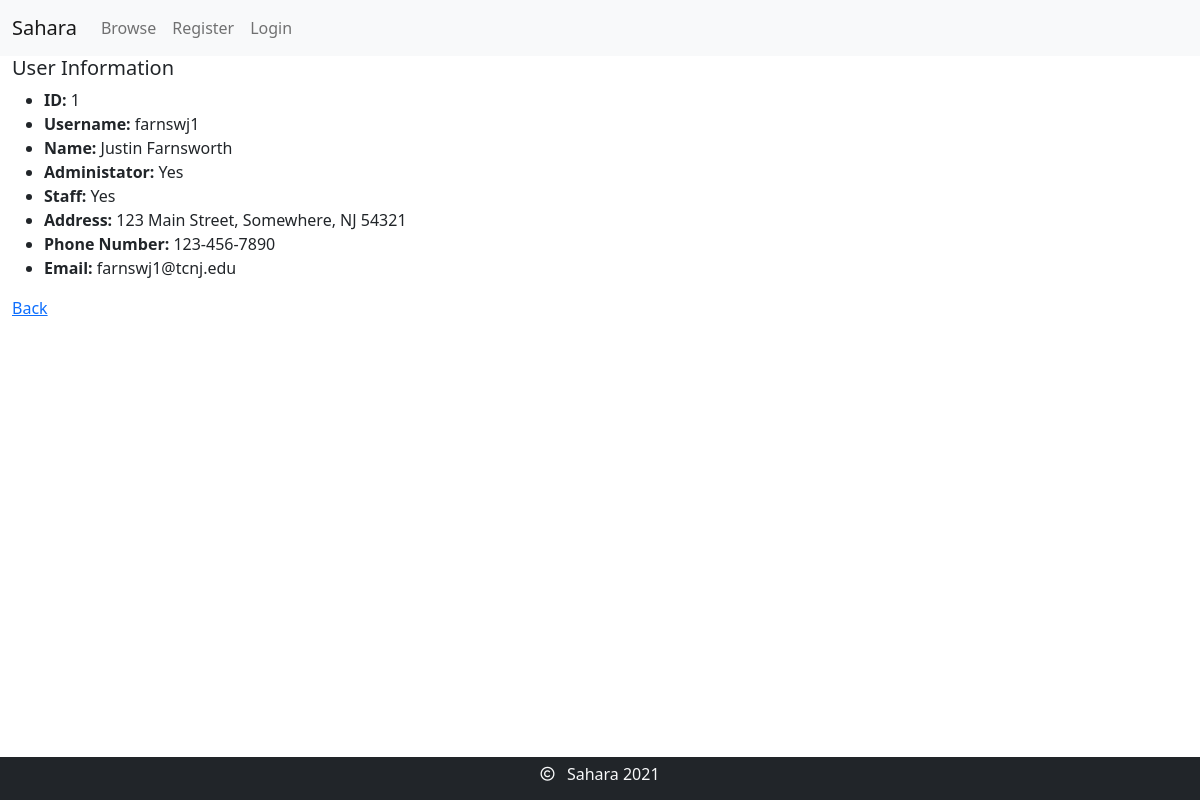
The page /users/1/ on the database its author committed.
### users/models.py (models this page shows, shortened)
class User(AbstractUser):
    phone_number = models.CharField(
        max_length=12,
        null=False,
        validators=[
            MinLengthValidator(12),
            MaxLengthValidator(12),
            RegexValidator("^\d{3}-\d{3}-\d{4}$"),
            ProhibitNullCharactersValidator()
        ]
    )
    street_address = models.CharField(
        max_length=40,
        null=False,
        validators=[
            MinLengthValidator(6),
            MaxLengthValidator(40),
            RegexValidator("^\d{1,5} [a-zA-Z0-9\. ]+$"),
            ProhibitNullCharactersValidator()
        ]
    )
    city = models.CharField(
        max_length=25,
        null=False,
        validators=[
            MinLengthValidator(2),
            MaxLengthValidator(25),
            RegexValidator("^[a-zA-Z\. -']+$"),
            ProhibitNullCharactersValidator()
        ]
    )
    state = models.CharField(
        max_length=2,
        null=True,
        choices=US_STATES,
        validators=[
            MinLengthValidator(2),
            MaxLengthValidator(2),
            RegexValidator("^[A-Z]{2}$"),
            ProhibitNullCharactersValidator()
        ]
    )
    zipcode = models.CharField(
        max_length=5,
        null=True,
        validators=[
            MinLengthValidator(5),
            MaxLengthValidator(5),
            RegexValidator("^\d{5}$"),
            ProhibitNullCharactersValidator()
        ]
    )
    @property
    def name(self):
        return self.first_name + " " + self.last_name
    @property
    def address(self):
        return self.street_address + ", " + self.city + ", " + self.state + " " + self.zipcode

### users/views.py (the view, shortened to what this page needs)
# urls.py: path("<int:pk>/", views.UserDetailView.as_view(), name="detail"),
class UserDetailView(DetailView):
    template_name = "users/detail.html"
    model = User
    context_object_name = "user_"

### users/templates/users/detail.html
{% extends "base/base.html" %}
{% block content %}
    <h5>User Information</h5>
    <ul>
        <li><b>ID:</b> {{ user_.id }}</li>
        <li><b>Username:</b> {{ user_.username }}</li>
        <li><b>Name:</b> {{ user_.name }}</li>
        <li><b>Administator:</b> {{ user_.is_superuser|yesno:"Yes,No" }}</li>
        <li><b>Staff:</b> {{ user_.is_staff|yesno:"Yes,No" }}</li>
        <li><b>Address:</b> {{ user_.address }}</li>
        <li><b>Phone Number:</b> {{ user_.phone_number }}</li>
        <li><b>Email:</b> {{ user_.email }}</li>
    </ul>
    <a href="{% url 'users:list' %}">Back</a>
{% endblock content %}

### rows shown on the page
User: id "1", username "farnswj1", name "Justin Farnsworth", is_superuser "Yes", is_staff "Yes", address "123 Main Street, Somewhere, NJ 54321", phone_number "123-456-7890", email "farnswj1@tcnj.edu"
